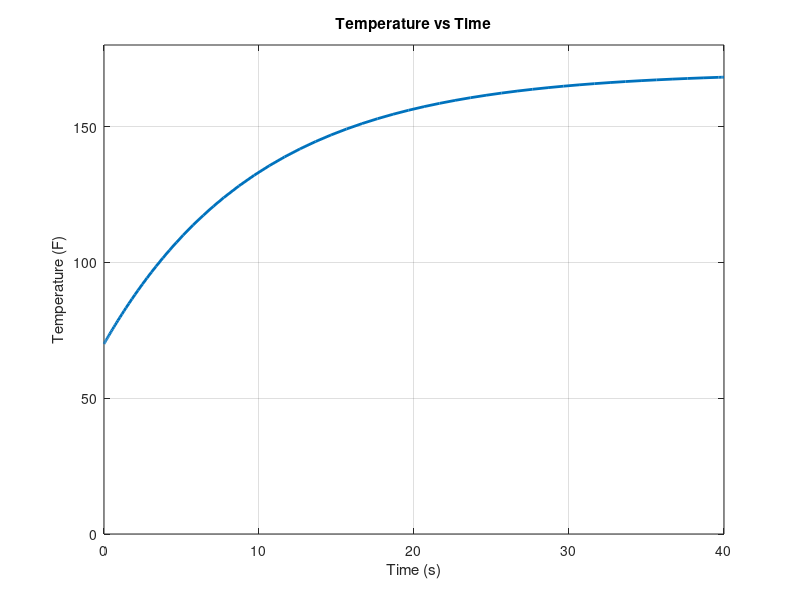

Source code (MATLAB):
%Tony Ortiz Rangel
%Heating ODE solution using ode45
Tb = 170;
T0 = 70;
[t,T] = ode45(@(t,T) (Tb - T)/10,[0 40],T0);
%Closed form T(t)
T10 = interp1(t,T,10);
T20 = interp1(t,T,20);
T40 = interp1(t,T,40);
fprintf("Temperatures at 10, 20, 40 seconds: %.4f  %.4f  %.4f\n",T10,T20,T40);
idx = find(T>=160,1,'first');
t160 = interp1(T(idx-1:idx),t(idx-1:idx),160);
fprintf("Time to reach 160 F: %.1f seconds\n",t160);
plot(t,T,'LineWidth',2)
grid on
ylim([0 180])
xlabel('Time (s)')
ylabel('Temperature (F)')
title('Temperature vs Time')
